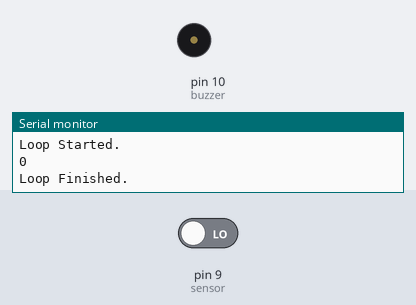
Simulated run of this sketch. Board: Arduino Uno, built with avr-gcc and run on an emulated ATmega328P. Parts: buzzer (waves = sounding, pin HIGH), the last lines printed to the serial monitor. The inputs (shaded band) are chosen by the test bench; at power-on: pin 9 (sensor) LOW.

Above: at 1.2 s.
1.3 s: pin 9 (sensor) driven HIGH
At 2.1 s:
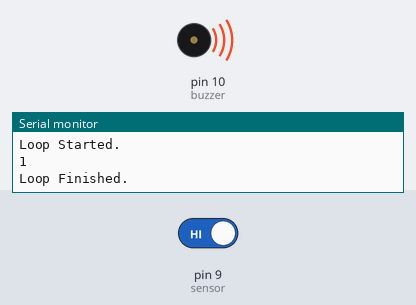
2.8 s: pin 9 (sensor) driven LOW
At 3.5 s:
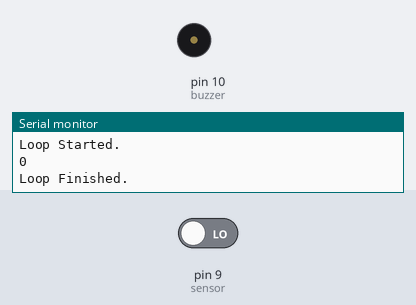
Timing chart, 0 to 5.8 s (numbered marks = the images above; inputs shaded):
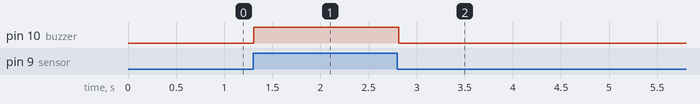

Measured:
- after the input at 1.3 s, pin 10 (buzzer): LOW → HIGH at once
- after the input at 2.8 s, pin 10 (buzzer): HIGH → LOW at once

The sketch:

Touch_Sensor.ino
```cpp
// #6 Touch Sensor

// Variables
int sensor = 9;
int buzzer = 10;
int state = 0;

void setup() {
  Serial.begin(9600);
  Serial.println("Program Started.");

  // put your setup code here, to run once:
  pinMode(sensor,INPUT);
  pinMode(buzzer,OUTPUT);

  Serial.println("Program Ended.");
}

void loop() {
  Serial.println("Loop Started.");

  // put your main code here, to run repeatedly:
  state = digitalRead(sensor);
  Serial.println(state);

  // Check State of Sensor (if touched)
  if (state==HIGH){
    digitalWrite(buzzer,HIGH);
  }
  else{
    digitalWrite(buzzer,LOW);
  }

  Serial.println("Loop Finished.");
  delay(100);
}
```
